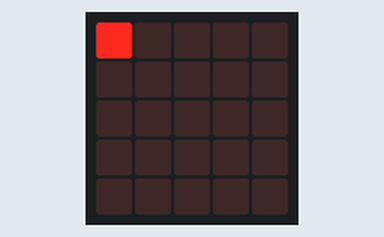
Simulated run of this program. Board: BBC micro:bit running MicroPython. On the bench: the board's 5×5 LED display.

Above: at 0.16 s.
At 1.31 s:
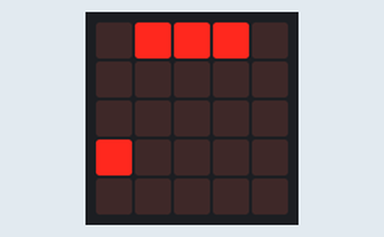
At 2.47 s:
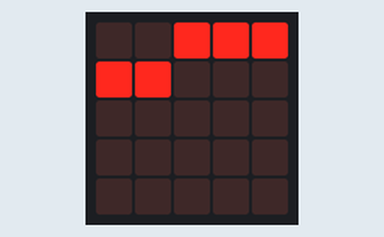
At 5.17 s:
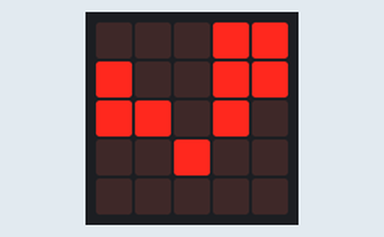
At 7.48 s:
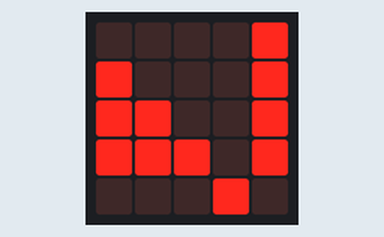
At 10.18 s:
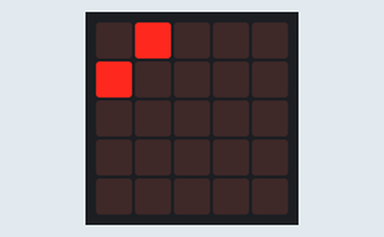

The program:

loopypixels_2.py
```python
from microbit import *
while True:
    display.clear()
    for y in range(5):
        for x in range (5):

            display.set_pixel(x,y,9)
            display.set_pixel(y,x,9)
            sleep(64)

            for bright in range (9,-1,-1):
                display.set_pixel(y,x,bright)
                sleep(32)
```

Measured:
- by itself, everything shown: repeats every 9.6 s, in 50 steps
